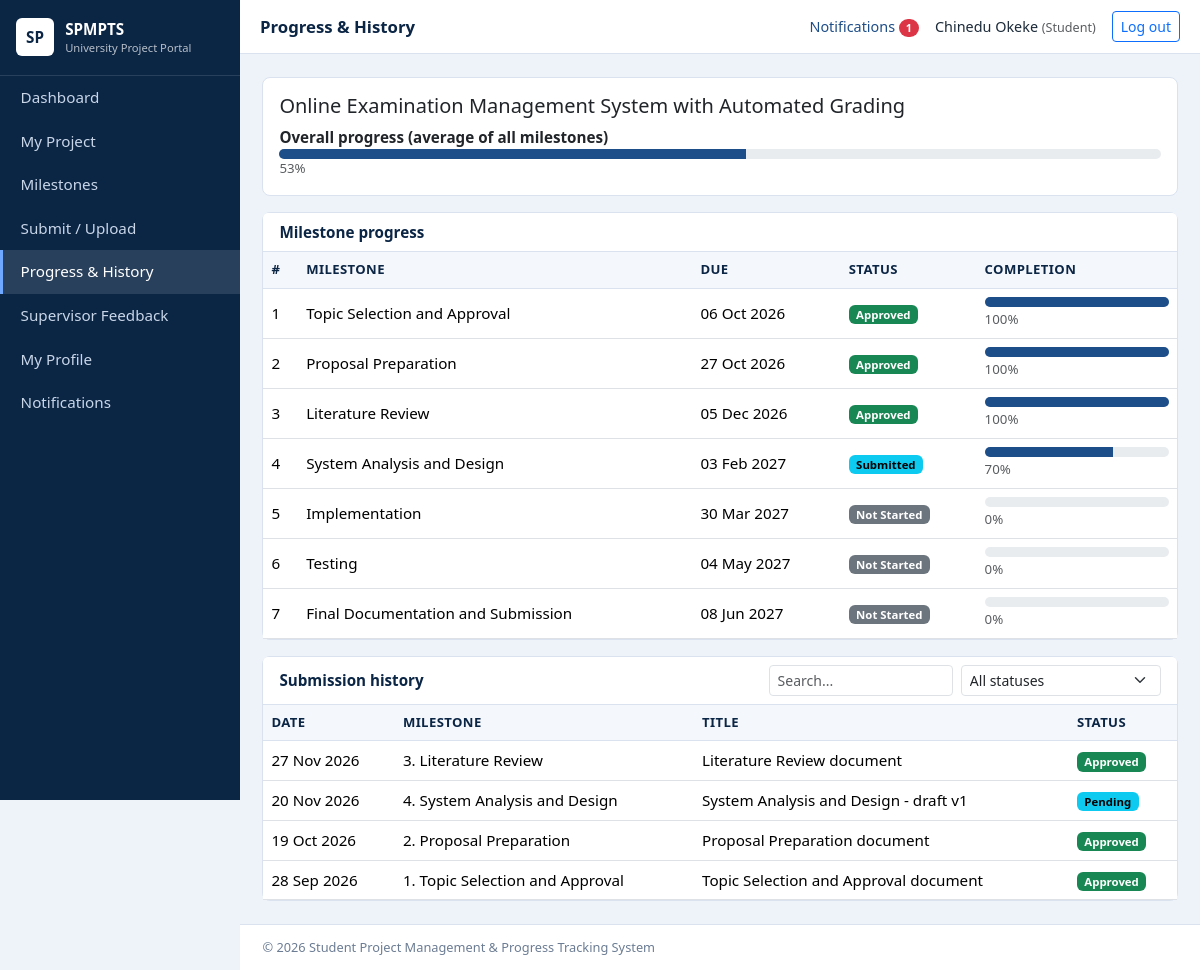
The app's page /student/progress.php (signed in) with its own data.
### tables this page shows
CREATE TABLE projects (
  id INT UNSIGNED AUTO_INCREMENT PRIMARY KEY,
  student_id INT UNSIGNED NOT NULL UNIQUE,
  supervisor_id INT UNSIGNED NULL,
  title VARCHAR(255) NOT NULL,
  description TEXT NULL,
  status ENUM('Not Started','In Progress','Completed') NOT NULL DEFAULT 'Not Started',
  progress TINYINT UNSIGNED NOT NULL DEFAULT 0,
  created_at TIMESTAMP NOT NULL DEFAULT CURRENT_TIMESTAMP,
  CONSTRAINT fk_proj_stu FOREIGN KEY (student_id) REFERENCES students(id) ON DELETE CASCADE,
  CONSTRAINT fk_proj_sup FOREIGN KEY (supervisor_id) REFERENCES supervisors(id) ON DELETE SET NULL,
  INDEX idx_proj_sup (supervisor_id), INDEX idx_proj_status (status)
);

CREATE TABLE project_milestones (
  id INT UNSIGNED AUTO_INCREMENT PRIMARY KEY,
  project_id INT UNSIGNED NOT NULL,
  milestone_no TINYINT UNSIGNED NOT NULL,
  title VARCHAR(150) NOT NULL,
  description TEXT NULL,
  start_date DATE NOT NULL,
  due_date DATE NOT NULL,
  status ENUM('Not Started','In Progress','Submitted','Under Review','Approved','Revision Required') NOT NULL DEFAULT 'Not Started',
  completion TINYINT UNSIGNED NOT NULL DEFAULT 0,
  updated_at TIMESTAMP NOT NULL DEFAULT CURRENT_TIMESTAMP ON UPDATE CURRENT_TIMESTAMP,
  CONSTRAINT fk_ms_proj FOREIGN KEY (project_id) REFERENCES projects(id) ON DELETE CASCADE,
  UNIQUE KEY uq_project_ms (project_id, milestone_no),
  INDEX idx_ms_status (status), INDEX idx_ms_due (due_date),
  CONSTRAINT chk_ms_completion CHECK (completion <= 100)
);

CREATE TABLE submissions (
  id INT UNSIGNED AUTO_INCREMENT PRIMARY KEY,
  milestone_id INT UNSIGNED NOT NULL,
  project_id INT UNSIGNED NOT NULL,
  student_id INT UNSIGNED NOT NULL,
  title VARCHAR(200) NOT NULL,
  notes TEXT NULL,
  file_name VARCHAR(255) NULL,
  file_path VARCHAR(255) NULL,
  status ENUM('Pending','Under Review','Approved','Rejected','Revision Required') NOT NULL DEFAULT 'Pending',
  submitted_at TIMESTAMP NOT NULL DEFAULT CURRENT_TIMESTAMP,
  reviewed_at DATETIME NULL,
  CONSTRAINT fk_sub_ms FOREIGN KEY (milestone_id) REFERENCES project_milestones(id) ON DELETE CASCADE,
  CONSTRAINT fk_sub_proj FOREIGN KEY (project_id) REFERENCES projects(id) ON DELETE CASCADE,
  CONSTRAINT fk_sub_stu FOREIGN KEY (student_id) REFERENCES students(id) ON DELETE CASCADE,
  INDEX idx_sub_status (status), INDEX idx_sub_date (submitted_at)
);

### config/db.php (called while the page is built, shortened)
<?php
function db(): PDO {
    static $pdo = null;
    if ($pdo === null) {
        try {
            $pdo = new PDO('mysql:host=' . DB_HOST . ';dbname=' . DB_NAME . ';charset=utf8mb4', DB_USER, DB_PASS, [
                PDO::ATTR_ERRMODE => PDO::ERRMODE_EXCEPTION,
                PDO::ATTR_DEFAULT_FETCH_MODE => PDO::FETCH_ASSOC,
                PDO::ATTR_EMULATE_PREPARES => false,
            ]);
        } catch (PDOException $e) {
            http_response_code(500);
            exit('Database connection failed. Check config/db.php and make sure MySQL is running and database.sql has been imported.');
        }
    }
    return $pdo;
}

### student/progress.php (the view, shortened to what this page needs)
<?php
require_once __DIR__ . '/../includes/auth.php';
$stu = student_rec(); $proj = student_project((int)$stu['id']);
$pageTitle = 'Progress & History'; include __DIR__ . '/../includes/header.php';
if (!$proj): ?><div class="card p-4 text-muted">No project has been assigned to you yet.</div><?php include __DIR__ . '/../includes/footer.php'; exit; endif;
$ms = db()->prepare('SELECT * FROM project_milestones WHERE project_id=? ORDER BY milestone_no'); $ms->execute([$proj['id']]); $ms = $ms->fetchAll();
$hist = db()->prepare('SELECT s.*, m.title mtitle, m.milestone_no FROM submissions s JOIN project_milestones m ON m.id=s.milestone_id WHERE s.student_id=? ORDER BY s.submitted_at DESC'); $hist->execute([$stu['id']]); $hist = $hist->fetchAll();
?>
<div class="card mb-3 p-3"><h5 class="mb-2"><?= e($proj['title']) ?></h5><strong>Overall progress (average of all milestones)</strong><?= progress_bar((int)$proj['progress']) ?></div>
<div class="card mb-3"><div class="card-header">Milestone progress</div><div class="table-responsive"><table class="table mb-0 align-middle"><thead><tr><th>#</th><th>Milestone</th><th>Due</th><th>Status</th><th style="width:200px">Completion</th></tr></thead><tbody>
<?php foreach ($ms as $m): ?><tr><td><?= (int)$m['milestone_no'] ?></td><td><?= e($m['title']) ?></td><td><?= e(fdate($m['due_date'])) ?></td><td><?= badge($m['status']) ?></td><td><?= progress_bar((int)$m['completion']) ?></td></tr><?php endforeach; ?>
</tbody></table></div></div>
<div class="card"><div class="card-header d-flex flex-wrap gap-2 justify-content-between align-items-center">Submission history
 <div class="d-flex gap-2"><input type="search" class="form-control form-control-sm" placeholder="Search..." data-table-search="#h">
 <select class="form-select form-select-sm" data-table-filter="#h" data-col="3"><option value="">All statuses</option></select></div></div>
<div class="table-responsive"><table class="table mb-0" id="h"><thead><tr><th>Date</th><th>Milestone</th><th>Title</th><th>Status</th></tr></thead><tbody>
<?php foreach ($hist as $h): ?><tr><td><?= e(date('d M Y', strtotime($h['submitted_at']))) ?></td><td><?= (int)$h['milestone_no'] ?>. <?= e($h['mtitle']) ?></td><td><?= e($h['title']) ?></td><td><?= badge($h['status']) ?></td></tr><?php endforeach; if (!$hist): ?><tr><td colspan="4" class="text-muted">No submissions yet.</td></tr><?php endif; ?>
</tbody></table></div></div>
<?php include __DIR__ . '/../includes/footer.php'; ?>

### includes/auth.php (shortened to what this page needs)
<?php
require_once __DIR__ . '/../config/db.php';
function e($v): string { return htmlspecialchars((string)$v, ENT_QUOTES, 'UTF-8'); }
function uid(): int { return (int)($_SESSION['user_id'] ?? 0); }
function student_rec(): array {
    $st = db()->prepare('SELECT s.*, u.full_name, u.email FROM students s JOIN users u ON u.id=s.user_id WHERE s.user_id=?');
    $st->execute([uid()]); $r = $st->fetch();
    if (!$r) { exit('Student record not found.'); } return $r;
}
function student_project(int $studentId): ?array {
    $st = db()->prepare('SELECT p.*, su.full_name AS supervisor_name, su.email AS supervisor_email, sp.department AS supervisor_dept FROM projects p LEFT JOIN supervisors sp ON sp.id=p.supervisor_id LEFT JOIN users su ON su.id=sp.user_id WHERE p.student_id=?');
    $st->execute([$studentId]); return $st->fetch() ?: null;
}
function badge(string $s): string {
    $map = ['Not Started' => 'secondary', 'In Progress' => 'primary', 'Submitted' => 'info', 'Under Review' => 'warning', 'Approved' => 'success',
            'Revision Required' => 'danger', 'Pending' => 'info', 'Rejected' => 'danger', 'Completed' => 'success', 'active' => 'success', 'inactive' => 'secondary'];
    return '<span class="badge text-bg-' . ($map[$s] ?? 'secondary') . '">' . e($s) . '</span>';
}
function progress_bar(int $p): string {
    return '<div class="progress" style="height:10px"><div class="progress-bar" style="width:' . $p . '%"></div></div><small class="text-muted">' . $p . '%</small>';
}
function fdate(?string $d): string { return $d ? date('d M Y', strtotime($d)) : '—'; }

### assets/css/style.css (style rules this page uses)
:root { --navy:#0b2545;--blue:#1d4e89;--light:#eef3f9;--line:#d9e2ee }
body { background:var(--light);font-family:"Segoe UI",Roboto,Arial,sans-serif;color:#1c2b3a;font-size:.95rem }
.card { border:1px solid var(--line);border-radius:8px;box-shadow:none }
.card-header { background:#fff;font-weight:600;color:var(--navy);border-bottom:1px solid var(--line) }
.progress-bar { background:var(--blue) }
.table thead th { background:#f4f7fb;color:var(--navy);font-size:.82rem;text-transform:uppercase;letter-spacing:.03em;border-bottom:1px solid var(--line) }

### records on screen
projects: title "Online Examination Management System with Automated Grading", progress "53"
project_milestones: milestone_no "1", title "Topic Selection and Approval", due_date "06 Oct 2026", status "Approved", completion "100"
project_milestones: milestone_no "2", title "Proposal Preparation", due_date "27 Oct 2026", status "Approved", completion "100"
project_milestones: milestone_no "3", title "Literature Review", due_date "05 Dec 2026", status "Approved", completion "100"
project_milestones: milestone_no "4", title "System Analysis and Design", due_date "03 Feb 2027", status "Submitted", completion "70"
project_milestones: milestone_no "5", title "Implementation", due_date "30 Mar 2027", status "Not Started", completion "0"
project_milestones: milestone_no "6", title "Testing", due_date "04 May 2027", status "Not Started", completion "0"
project_milestones: milestone_no "7", title "Final Documentation and Submission", due_date "08 Jun 2027", status "Not Started", completion "0"
submissions: submitted_at "27 Nov 2026", milestone.milestone_no "3", milestone.title "Literature Review", title "Literature Review document", status "Approved"
submissions: submitted_at "20 Nov 2026", milestone.milestone_no "4", milestone.title "System Analysis and Design", title "System Analysis and Design - draft v1", status "Pending"
submissions: submitted_at "19 Oct 2026", milestone.milestone_no "2", milestone.title "Proposal Preparation", title "Proposal Preparation document", status "Approved"
submissions: submitted_at "28 Sep 2026", milestone.milestone_no "1", milestone.title "Topic Selection and Approval", title "Topic Selection and Approval document", status "Approved"

### other values on screen
$label "Dashboard"
$label "My Project"
$label "Milestones"
$label "Submit / Upload"
$label "Progress & History"
$label "Supervisor Feedback"
$label "My Profile"
$pageTitle "Progress & History"
$unread "1"
$_SESSION['name'] "Chinedu Okeke"
$role "Student"
